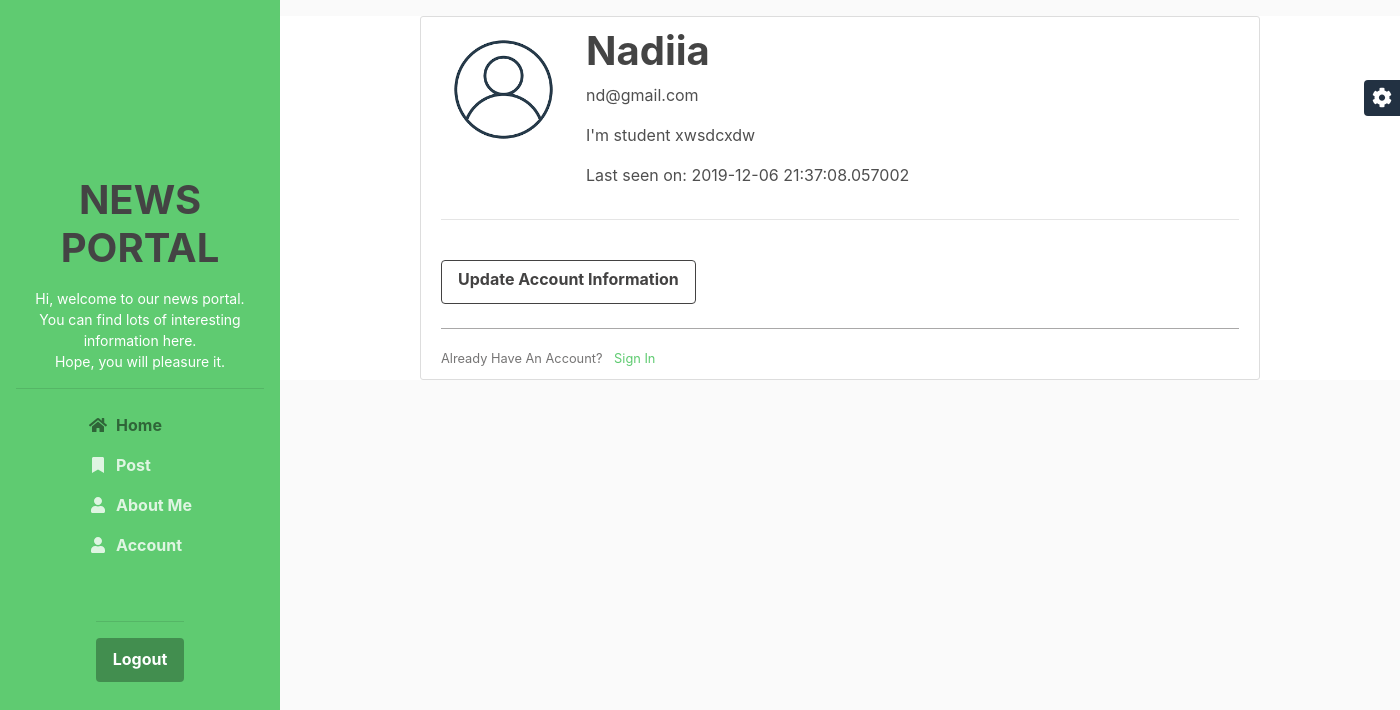
Page /account (signed in) on the earlier database version.
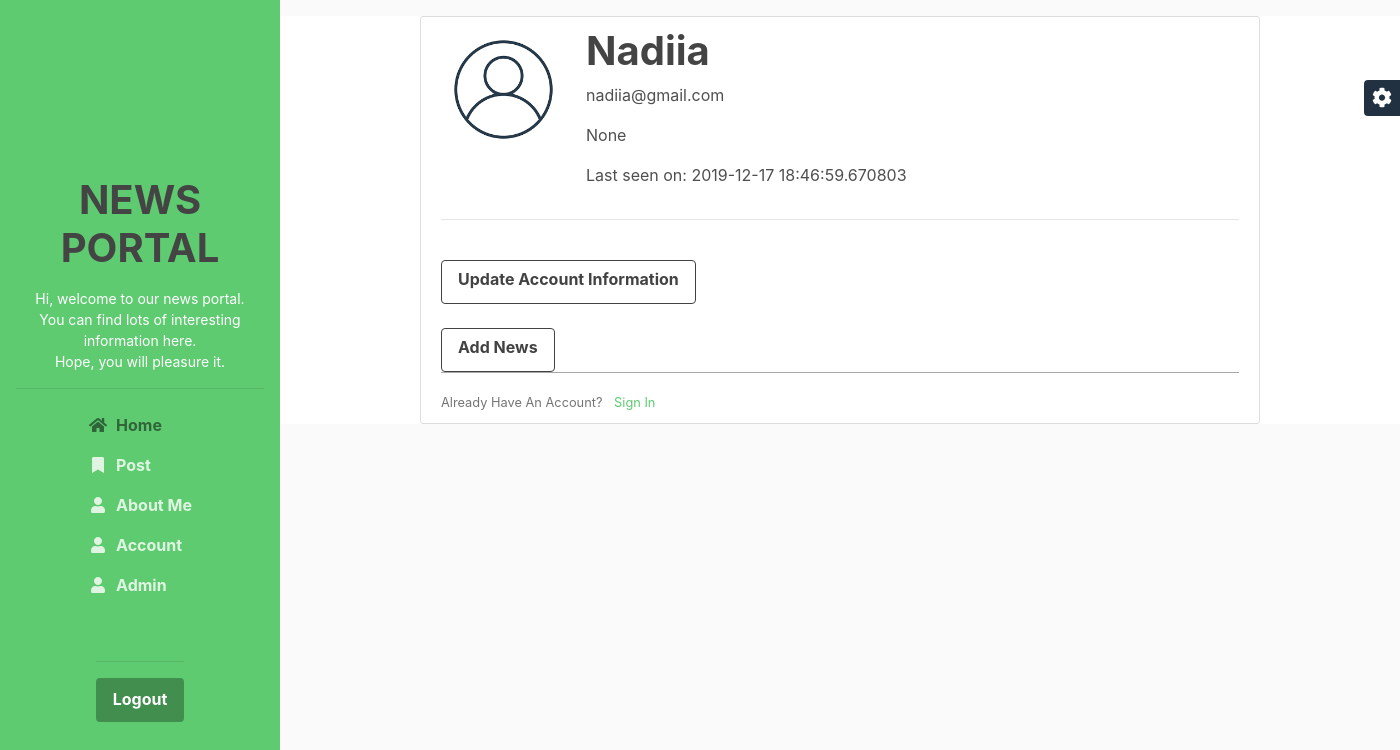
Same page on the later database version.
### flasknews/models.py (models this page shows, shortened)
class User(db.Model, UserMixin):
    id = db.Column(db.Integer, primary_key=True)
    username = db.Column(db.String(20), unique=True, nullable=False)
    email = db.Column(db.String(120), unique=True, nullable=False)
    image_file = db.Column(db.String(20), nullable=False, default='default.png')
    password = db.Column(db.String(60), nullable=False)
    posts = db.relationship('Post', backref='author', lazy=True)
    about_me = db.Column(db.String(140))
    last_seen = db.Column(db.DateTime, default=datetime.utcnow)
    role = db.Column(db.String, default='user')
    def is_admin(self):
        return self.role == 'admin'
    def is_moderator(self):
        return self.role == 'moderator'

### flasknews/routes.py (the view)
@app.route("/account", methods=['GET'])
def account():
    form = UpdateAccountForm()
    form.username.data = current_user.username
    form.email.data = current_user.email
    form.about_me.data = current_user.about_me
    image_file = url_for('static', filename='images/profile_pics/' + current_user.image_file)
    return render_template('account.html', title='Account', image_file=image_file, form=form)

### flasknews/models.py (called while the page is built)
@login_manager.user_loader
def load_user(user_id):
    return User.query.get(int(user_id))

### flasknews/routes.py (called while the page is built)
@app.before_request
def before_request():
    if current_user.is_authenticated:
        current_user.last__seen = datetime.utcnow()
        db.session.commit()

### flasknews/templates/account.html
{% extends "layout.html" %}
{% block content %}
   <div class="content-section content-section-main">
   	<div class="media">
        <img class="rounded-circle account-img" src="{{ image_file }}">
        <div class="media-body">
    			<h2 class="account-heading">{{ current_user.username }}</h2>
    			<p class="text-secondary">{{ current_user.email }}</p>
                <p class="text-secondary">{{ current_user.about_me }}</p>
                <p class="text-secondary">Last seen on: {{ current_user.last_seen }}</p>
        </div>
   	</div>
   	 <div class="content-section">
         <hr><br>
         <a class="btn btn-outline-dark" href="{{ url_for('accountupdate') }}">Update Account Information</a>
         <br><br>
         {% if current_user.is_authenticated and (current_user.is_admin() or current_user.is_moderator()) %}
         <a class="btn btn-outline-dark" href="{{ url_for('new_post') }}">Add News</a>
         {% endif %}
     </div>
    <div class="border-top pt-3">
        <small class="text-muted">
            Already Have An Account? <a class="ml-2" href="{{ url_for('login') }}">Sign In</a>
        </small>
    </div>
   </div>
{% endblock content %}

### flasknews/templates/layout.html (shortened to what this page needs)
<!DOCTYPE html>
<html lang="en">
<head>
    <link id="theme-style" rel="stylesheet" href="{{ url_for('static', filename='css/theme-1.css') }}">
    <link id="custom-style" rel="stylesheet" href="{{ url_for('static', filename='css/custom.css') }}">
</head>
<body>
    <header class="header text-center">
	    <nav class="navbar navbar-expand-lg navbar-dark" >
			<div id="navigation" class="collapse navbar-collapse flex-column" >
				<div class="profile-section pt-3 pt-lg-0">
                    <br><br><br><br><br><br>
				    <h1 class="profile-image  mb-3 rounded-circle mx-auto "> NEWS PORTAL  </h1>
					<div class="bio mb-3">Hi, welcome to our news portal. <br> You can find lots of interesting information here. <br> Hope, you will pleasure it.<br></div>
			        <hr>
				</div>
				<ul class="navbar-nav flex-column text-left">
					<li class="nav-item active">
					    <a class="nav-link" href="{{ url_for('home') }}"><i class="fas fa-home fa-fw mr-2"></i>Home <span class="sr-only">(current)</span></a>
					</li>
					<li class="nav-item">
					    <a class="nav-link" href="{{ url_for('newspost')}}"><i class="fas fa-bookmark fa-fw mr-2"></i>Post</a>
					</li>
					<li class="nav-item">
					    <a class="nav-link" href="about.html"><i class="fas fa-user fa-fw mr-2"></i>About Me</a>
					</li>
                    {% if current_user.is_authenticated %}
                    <li class="nav-item">
					    <a class="nav-link" href="{{ url_for('account') }}"><i class="fas fa-user fa-fw mr-2"></i>Account</a>
					</li>
                    {% if current_user.is_admin() %}
                    <li class="nav-item">
					    <a class="nav-link" href="{{ url_for('home_admin') }}"><i class="fas fa-user fa-fw mr-2"></i>Admin</a>
					</li>
                    {% endif %}
                    {% endif %}
				</ul>
				<div class="my-2 my-md-3">
					<br><hr>
                    {% if current_user.is_authenticated %}
                    <a class="btn btn-primary" href="{{ url_for('logout') }}">Logout</a>
                    {% else %}
                    <a class="btn btn-primary" href="{{ url_for('login') }}">Login</a>
                    <a class="btn btn-primary" href="{{ url_for('register') }}">Register</a>
                    {% endif %}
				</div>
			</div>
		</nav>
    </header>
    <div class="main-wrapper  ">
        {% block content %}{% endblock %}
    </div>
    <div id="config-panel" class="config-panel d-none d-lg-block">
        <div class="panel-inner">
            <a id="config-trigger" class="config-trigger config-panel-hide text-center" href="#"><i class="fas fa-cog fa-spin mx-auto" data-fa-transform="down-6" ></i></a>
        </div>
    </div>
</body>
</html>

### flasknews/static/css/custom.css (style rules this page uses)
body { background: #fafafa; color: #333333; margin-top: 1rem; }
h1, h2, h3, h4, h5, h6 { color: #444444; }
.content-section-main { background-color: white; padding: 10px 20px; border: 1px solid #dddddd; border-radius: 3px; margin-bottom: 20px; width: 75%; margin-left: auto; margin-right: auto; }
.account-img { height: 125px; width: 125px; margin-right: 20px; margin-bottom: 16px; }
.account-heading { font-size: 2.5rem; }

Differences in the rows shown:
changed User "Nadiia": role empty → "admin" (drawn); email "nd@gmail.com" → "nadiia@gmail.com"; about_me "I'm student xwsdcxdw" → "None"; last_seen "2019-12-06 21:37:08.057002" → "2019-12-17 18:46:59.670803"
Other differences:
text now shown: "Admin Add News"
